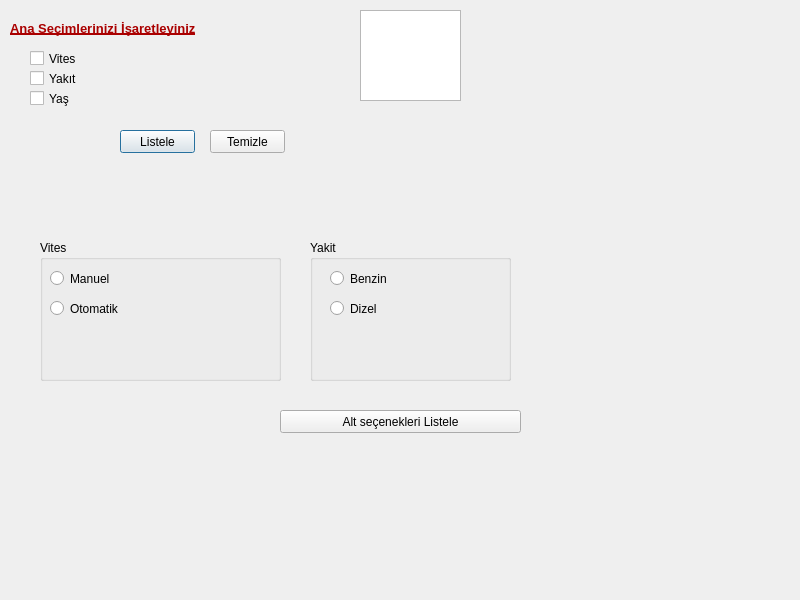
<?xml version="1.0" encoding="UTF-8"?>
<ui version="4.0">
 <class>Dialog</class>
 <widget class="QDialog" name="Dialog">
  <property name="geometry">
   <rect>
    <x>0</x>
    <y>0</y>
    <width>800</width>
    <height>600</height>
   </rect>
  </property>
  <property name="windowTitle">
   <string>Dialog</string>
  </property>
  <widget class="QCheckBox" name="checkBox">
   <property name="geometry">
    <rect>
     <x>30</x>
     <y>50</y>
     <width>70</width>
     <height>17</height>
    </rect>
   </property>
   <property name="text">
    <string>Vites</string>
   </property>
  </widget>
  <widget class="QCheckBox" name="checkBox_2">
   <property name="geometry">
    <rect>
     <x>30</x>
     <y>70</y>
     <width>70</width>
     <height>17</height>
    </rect>
   </property>
   <property name="text">
    <string>Yakıt</string>
   </property>
  </widget>
  <widget class="QCheckBox" name="checkBox_3">
   <property name="geometry">
    <rect>
     <x>30</x>
     <y>90</y>
     <width>70</width>
     <height>17</height>
    </rect>
   </property>
   <property name="text">
    <string>Yaş</string>
   </property>
  </widget>
  <widget class="QLabel" name="label">
   <property name="geometry">
    <rect>
     <x>10</x>
     <y>20</y>
     <width>201</width>
     <height>16</height>
    </rect>
   </property>
   <property name="palette">
    <palette>
     <active>
      <colorrole role="WindowText">
       <brush brushstyle="SolidPattern">
        <color alpha="255">
         <red>170</red>
         <green>0</green>
         <blue>0</blue>
        </color>
       </brush>
      </colorrole>
     </active>
     <inactive>
      <colorrole role="WindowText">
       <brush brushstyle="SolidPattern">
        <color alpha="255">
         <red>170</red>
         <green>0</green>
         <blue>0</blue>
        </color>
       </brush>
      </colorrole>
     </inactive>
     <disabled>
      <colorrole role="WindowText">
       <brush brushstyle="SolidPattern">
        <color alpha="255">
         <red>120</red>
         <green>120</green>
         <blue>120</blue>
        </color>
       </brush>
      </colorrole>
     </disabled>
    </palette>
   </property>
   <property name="font">
    <font>
     <pointsize>10</pointsize>
     <weight>75</weight>
     <bold>true</bold>
     <underline>true</underline>
    </font>
   </property>
   <property name="text">
    <string>Ana Seçimlerinizi İşaretleyiniz</string>
   </property>
  </widget>
  <widget class="QPushButton" name="btnListele">
   <property name="geometry">
    <rect>
     <x>120</x>
     <y>130</y>
     <width>75</width>
     <height>23</height>
    </rect>
   </property>
   <property name="text">
    <string>Listele</string>
   </property>
  </widget>
  <widget class="QPushButton" name="btnTemizle">
   <property name="geometry">
    <rect>
     <x>210</x>
     <y>130</y>
     <width>75</width>
     <height>23</height>
    </rect>
   </property>
   <property name="text">
    <string>Temizle</string>
   </property>
  </widget>
  <widget class="QPlainTextEdit" name="plainTextEdit">
   <property name="geometry">
    <rect>
     <x>360</x>
     <y>10</y>
     <width>101</width>
     <height>91</height>
    </rect>
   </property>
  </widget>
  <widget class="QGroupBox" name="grpVites">
   <property name="geometry">
    <rect>
     <x>40</x>
     <y>240</y>
     <width>241</width>
     <height>141</height>
    </rect>
   </property>
   <property name="title">
    <string>Vites</string>
   </property>
   <widget class="QRadioButton" name="radioButton">
    <property name="geometry">
     <rect>
      <x>10</x>
      <y>30</y>
      <width>82</width>
      <height>17</height>
     </rect>
    </property>
    <property name="text">
     <string>Manuel</string>
    </property>
   </widget>
   <widget class="QRadioButton" name="radioButton_2">
    <property name="geometry">
     <rect>
      <x>10</x>
      <y>60</y>
      <width>82</width>
      <height>17</height>
     </rect>
    </property>
    <property name="text">
     <string>Otomatik</string>
    </property>
   </widget>
  </widget>
  <widget class="QGroupBox" name="groupBox">
   <property name="geometry">
    <rect>
     <x>310</x>
     <y>240</y>
     <width>201</width>
     <height>141</height>
    </rect>
   </property>
   <property name="title">
    <string>Yakit</string>
   </property>
   <widget class="QRadioButton" name="radioButton_3">
    <property name="geometry">
     <rect>
      <x>20</x>
      <y>30</y>
      <width>81</width>
      <height>17</height>
     </rect>
    </property>
    <property name="text">
     <string>Benzin</string>
    </property>
   </widget>
   <widget class="QRadioButton" name="radioButton_4">
    <property name="geometry">
     <rect>
      <x>20</x>
      <y>60</y>
      <width>82</width>
      <height>17</height>
     </rect>
    </property>
    <property name="text">
     <string>Dizel</string>
    </property>
   </widget>
  </widget>
  <widget class="QPushButton" name="btnAltSecenek">
   <property name="geometry">
    <rect>
     <x>280</x>
     <y>410</y>
     <width>241</width>
     <height>23</height>
    </rect>
   </property>
   <property name="text">
    <string>Alt seçenekleri Listele</string>
   </property>
  </widget>
 </widget>
 <resources/>
 <connections/>
</ui>
